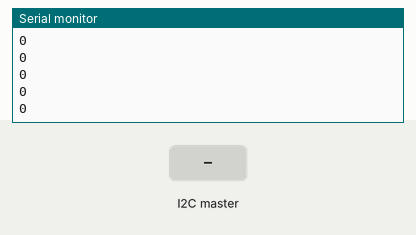
Recording of a sketch running on a simulated Arduino Uno, built with avr-gcc and run on an emulated ATmega328P. Parts: the last lines printed to the serial monitor. Inputs (shaded band) come from the test bench.

Above: at 1.2 s.
1.3 s: the I2C master sends the byte 1
At 2.0 s:
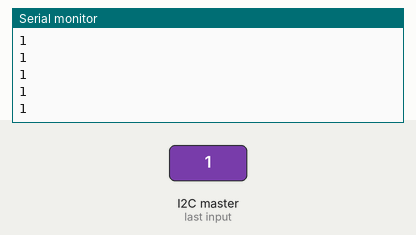
2.8 s: the I2C master sends the byte 2
At 3.8 s:
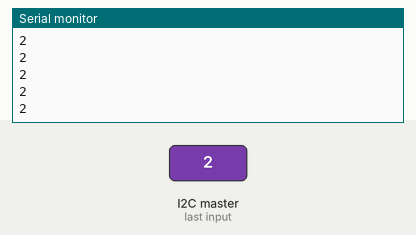
Timing chart, 0 to 5.8 s (numbered marks = the images above; inputs shaded):
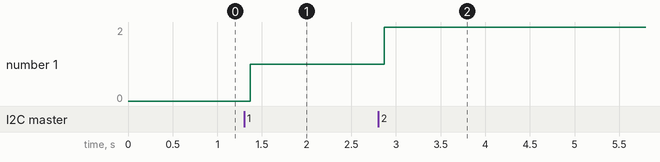

The sketch:

I2C_Slave.ino
```cpp
//Slave

#include <Wire.h> //Arduino Wire file for I2C
int recdata; //initialize the variable for reading received data

void setup()
{
  Serial.begin(9600); //begins the serial monitor at 9600 Baud rate
  Wire.begin(2); //Address of the slave and start of I2c
  Wire.onReceive(myFunc); //Function to handle the incoming data
}

void myFunc(int something) //something is the size of incoming data
{
  recdata=Wire.read(); //reading the data
  //Serial.println(recdata);
}
void loop()
{
  Serial.println(recdata); //printing the received data
}
```

Measured:
- after the input at 1.3 s, the serial monitor: prints a new line after 0.07 s (image 1)
- after the input at 2.8 s, the serial monitor: prints a new line after 0.07 s (image 2)
- plotted number 1: 0 → 1 after the input at 1.3 s, 1 → 2 after the input at 2.8 s
